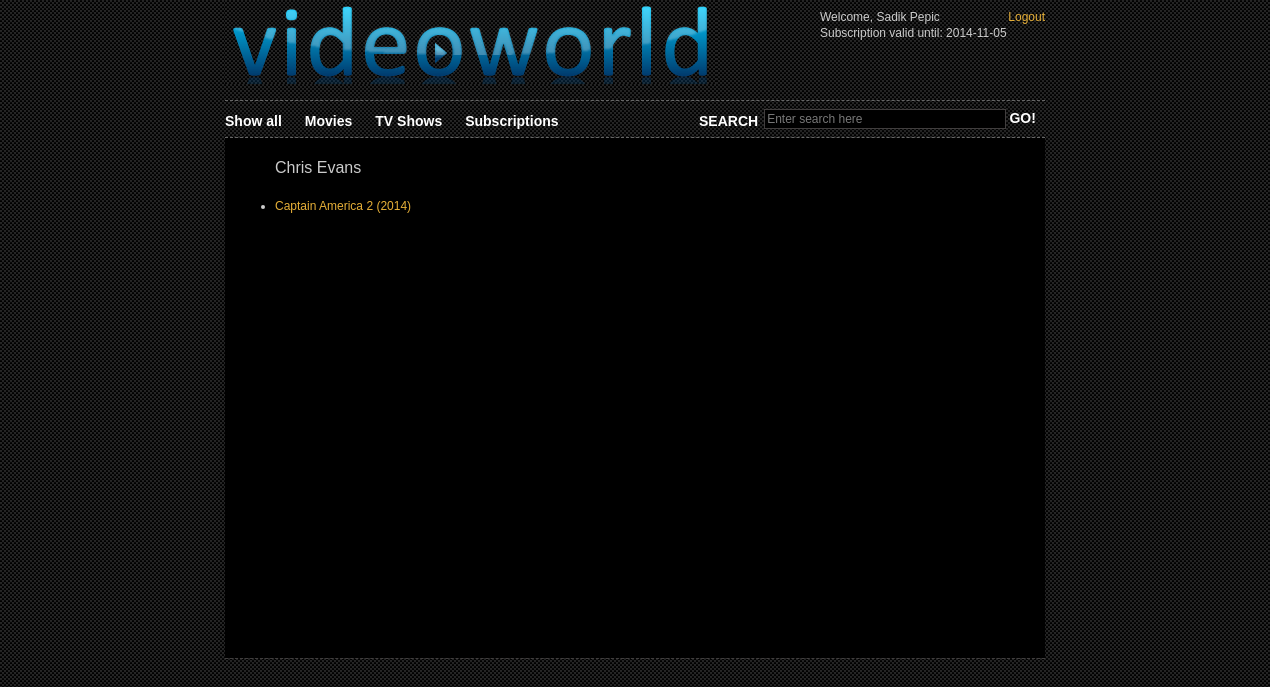
/index.php?page=actor&id=19 (signed in), run on the app's committed database.
### tables this page shows
CREATE TABLE `customer` (
  `idcustomer` int(11) NOT NULL AUTO_INCREMENT,
  `first_name` varchar(45) DEFAULT NULL,
  `last_name` varchar(45) DEFAULT NULL,
  `username` varchar(45) DEFAULT NULL,
  `password` char(64) DEFAULT NULL,
  `email` varchar(45) DEFAULT NULL,
  `birthdate` date DEFAULT NULL,
  `active` tinyint(1) DEFAULT NULL,
  PRIMARY KEY (`idcustomer`)
);

CREATE TABLE `actor` (
  `idactor` int(11) NOT NULL AUTO_INCREMENT,
  `first_name` varchar(45) DEFAULT NULL,
  `last_name` varchar(45) DEFAULT NULL,
  PRIMARY KEY (`idactor`)
);

CREATE TABLE `actor_has_video` (
  `actor_idactor` int(11) NOT NULL,
  `video_idvideo` int(11) NOT NULL,
  PRIMARY KEY (`actor_idactor`,`video_idvideo`),
  KEY `fk_actor_has_video_video1_idx` (`video_idvideo`),
  KEY `fk_actor_has_video_actor1_idx` (`actor_idactor`),
  CONSTRAINT `fk_actor_has_video_actor1` FOREIGN KEY (`actor_idactor`) REFERENCES `actor` (`idactor`) ON DELETE NO ACTION ON UPDATE NO ACTION,
  CONSTRAINT `fk_actor_has_video_video1` FOREIGN KEY (`video_idvideo`) REFERENCES `video` (`idvideo`) ON DELETE NO ACTION ON UPDATE NO ACTION
);

CREATE TABLE `video` (
  `idvideo` int(11) NOT NULL AUTO_INCREMENT,
  `location_video` varchar(45) DEFAULT NULL,
  `location_videopreview` varchar(45) DEFAULT NULL,
  `location_videocover` varchar(45) DEFAULT NULL,
  `times_viewed` int(11) DEFAULT NULL,
  `title` varchar(45) DEFAULT NULL,
  `description` text,
  `release_year` year(4) DEFAULT NULL,
  `language` tinytext,
  `permit_age` tinyint(4) DEFAULT NULL,
  `duration` int(4) DEFAULT NULL,
  `hd` tinyint(1) DEFAULT NULL,
  PRIMARY KEY (`idvideo`)
);

### php/util/mysql.php (called while the page is built, shortened)
<?php
class MySQL
{
	private $db_host    = "localhost";
	private $db_user    = "root";
	private $db_pass    = "";
	private $db_dbname  = "videoworld";
	private $db_charset = "";
	public  $mysql_link      = 0;
	private $last_result;
	public function __construct($connect = true, $database = null, $server = null,
								$username = null, $password = null, $charset = null) {
		if ($database !== null) $this->db_dbname  = $database;
		if ($server   !== null) $this->db_host    = $server;
		if ($username !== null) $this->db_user    = $username;
		if ($password !== null) $this->db_pass    = $password;
	}
	public function Close() {
		$success = $this->Release();
		return $success;
	}
	public function IsConnected() {
		if (is_object($this->mysql_link)) {
			return true;
		} else {
			return false;
		}
	}
	public function Open($database = null, $server = null, $username = null,
						 $password = null, $charset = null, $pcon = false) {
		if ($pcon) {
			$this->mysql_link = @mysqli_pconnect(
				'p:' . $this->db_host, $this->db_user, $this->db_pass);
		} else {
			$this->mysql_link = @mysqli_connect (
				$this->db_host, $this->db_user, $this->db_pass);
		}
		if (! $this->IsConnected()) {
			$this->SetError();
			return false;
		} else {
			if (strlen($this->db_dbname) > 0) {
				if (strlen($this->db_charset) == 0) {
					if (! $this->SelectDatabase($this->db_dbname)) {
						return false;
					} else {
						return true;
					}
				}
			} else {
				return true;
			}
		}
	}
	public function Query($sql) {
		$this->last_result = @mysqli_query($this->mysql_link, $sql);
		if(! $this->last_result) {
			$this->active_row = -1;
			$this->SetError();
			return false;
		} else {
			if (strpos(strtolower($sql), "insert") === 0) {
				$this->last_insert_id = mysqli_insert_id($this->mysql_link);
				if ($this->last_insert_id === false) {
					$this->SetError();
					return false;
				} else {
					$numrows = 0;
					$this->active_row = -1;
					return $this->last_result;
				}
			} else if(strpos(strtolower($sql), "select") === 0) {
				$numrows = mysqli_field_count($this->mysql_link);
				if ($numrows > 0) {
					$this->active_row = 0;
				} else {
					$this->active_row = -1;
				}
				return $this->last_result;
			} else {
				return $this->last_result;
			}
		}
	}
	public function Release() {
		if (! $this->last_result) {
			$success = true;
		} else {
			$success = @mysqli_free_result($this->last_result);
		}
		return $success;
	}
	public function Row($optional_row_number = null) {
		$row = mysqli_fetch_object($this->last_result);
		if (! $row) {
			return false;
		} else {
			return $row;
		}
	}
	public function RowCount() {
		if (! $this->IsConnected()) {
			$this->SetError("No connection", -1);
			return false;
		} elseif (! $this->last_result) {
			$this->SetError("No query results exist", -1);
			return false;
		} else {
			$result = @mysqli_affected_rows($this->mysql_link);
			if (! $result) {
				$this->SetError();
				return false;
			} else {
				return $result;
			}
		}
	}
	public function SelectDatabase($database, $charset = "") {
		$return_value = true;
		if (! $charset) $charset = $this->db_charset;
		return $return_value;
	}
}
?>

### php/util/db_connector.php (called while the page is built)
<?php
require_once ('mysql.php');
$db_connection = new MySQL ( true, "videoworld", "localhost", "root", "" );
?>

### php/util/util.php (called while the page is built, shortened)
<?php
function user_has_valid_subscription_until($userid) {
	require ('db_connector.php');
	if (! $db_connection->Query ( "SELECT max(s.valid_until) as valid_until from subscription s
				WHERE s.customer_idcustomer = $userid" )) {
		echo "<p>Query Failed</p>";
	}
	$row = $db_connection->Row ();
	$dateUntil = $row->valid_until;
	if (! empty ( $dateUntil ) && ! is_null ( $dateUntil )) {
		return $dateUntil;
	} else {
		return NULL;
	}
}
function actorIdExists($id) {
	require ('db_connector.php');
	if (! $db_connection->Query ( "SELECT first_name FROM actor WHERE idactor = '$id'" )) {
		echo "<p>Query Failed</p>";
	}
	if ($db_connection->RowCount () > 0) {
		return true;
	} else {
		return false;
	}
}
?>

### php/pages/actor.php (the view)
<?php
if (empty ( $id ) || is_null ( $id ) || ! actorIdExists ( $id )) {
	showMessage ( "Actor does not exist.", 0 );
} else {
	if (! $db_connection->Query ( "SELECT idactor, first_name, last_name FROM actor where idactor = $id" )) {
		echo "<p>Query Failed</p>";
	}
	$rowName = $db_connection->Row ();
	if (! $db_connection->Query ( "SELECT ahv.video_idvideo, v.title, v.release_year FROM actor_has_video ahv JOIN video v on v.idvideo = ahv.video_idvideo where ahv.actor_idactor = $id order by v.release_year ASC" )) {
		echo "<p>Query Failed</p>";
	}
	echo "<div class='contentBox'>
       		<div class='titleBig'>" . $rowName->first_name . " " . $rowName->last_name . "</div>
			<div><ul>";
	while ( $rowMovies = $db_connection->Row () ) {
		echo "<li><a href=\"index.php?page=videoplay&id=$rowMovies->video_idvideo\">" . $rowMovies->title . " (" . $rowMovies->release_year . ")</a></li>";
	}
	echo "</ul></div></div></div>";
}
?>

### php/header.php (shortened to what this page needs)
<?php
echo "
	<div id='header'>
	<h1 id='logo'><a href='index.php'>VideoWorld</a></h1>
	";
if (! isset ( $_SESSION ['id'] )) {
	require ('web/html/templates/login.html');
} else {
	if (! $db_connection->Query ( "SELECT first_name, last_name FROM customer WHERE idcustomer='" . $_SESSION ['id'] . "'" )) {
		echo "<p>Query Failed</p>";
	}
	while ( $row = $db_connection->Row () ) {
		echo "<div id='login' class='loginHeight'>Welcome, $row->first_name $row->last_name<a href='index.php?page=logout' class='floatRight'>Logout</a><br>";
		if (subscription_is_valid ( user_has_valid_subscription_until ( $_SESSION ['id'] ) ) != 1) {
			$subscMessage = "No valid Subscription";
		} else {
			$subscMessage = "Subscription valid until: " . user_has_valid_subscription_until ( $_SESSION ['id'] );
		}
		echo $subscMessage . "</div>";
	}
}
echo "</div>";
?>

### web/css/style.css (style rules this page uses)
* { margin: 0; padding: 0; outline: 0; }
body { font-size: 12px; line-height: 1.3; font-family: Arial, Helvetica, Sans-Serif; color: #ccc; background: url('../images/body-bg.gif'); }
a { color: #e7b038; text-decoration: none; cursor: pointer; }
input,textarea,select { font-size: 12px; font-family: Arial, Helvetica, sans-serif; }
.contentBox { padding-left: 50px; padding-top: 20px; min-height: 500px; background-color: black; }
.floatRight { float: right; }
.titleBig { font-size: 16px; padding-bottom: 20px; }
.loginHeight { min-height: 80px; }
#header { position: relative; }
h1#logo { position: absolute; height: 84px; left: 0; width: 496px; }
h1#logo a { float: left; width: 496px; height: 84px; background: url('../images/logo.png') no-repeat 0 0; font-size: 0; line-height: 0; text-indent: -4000px; }
#login { float: right; clear: right; padding-top: 10px; padding-bottom: 10px; min-width: 225px; }
#sub-navigation { display: block; clear: right; border-top: 1px dashed #666; border-bottom: 1px dashed #666; padding: 8px 0; }
#sub-navigation ul { list-style: none; }
#sub-navigation ul li { float: left; display: inline; padding-right: 23px; }
#sub-navigation ul li a { font-size: 14px; font-weight: bold; color: #fff; line-height: 24px; text-decoration: none; }
#search { width: 346px; margin: 0 0 0 auto; }
#search label { float: left; display: inline; font-size: 14px; font-weight: bold; color: #fff; line-height: 24px; padding-right: 6px; }
#search .search-field { width: 238px; border: 1px solid #413e3e; background: #000; color: #787878; padding: 2px 0 2px 2px; }
#search .search-button { font-size: 14px; font-weight: bold; border: 0; background: none; color: #fff; cursor: pointer; }
#footer { padding: 15px 0 0 0; }
@media only screen and (max-width : 1400px) and (min-width :1200px) { * { margin: 0; padding: 0; outline: 0; } }
@media only screen and (max-width : 1400px) and (min-width :1200px) { body { font-size: 12px; line-height: 1.3; font-family: Arial, Helvetica, Sans-Serif; color: #ccc; background: url('../images/body-bg.gif'); } }
@media only screen and (max-width : 1400px) and (min-width :1200px) { a { color: #e7b038; text-decoration: none; cursor: pointer; } }
@media only screen and (max-width : 1400px) and (min-width :1200px) { input,textarea,select { font-size: 12px; font-family: Arial, Helvetica, sans-serif; } }
@media only screen and (max-width : 1400px) and (min-width :1200px) { #header { position: relative; } }
@media only screen and (max-width : 1400px) and (min-width :1200px) { h1#logo { position: absolute; height: 84px; left: 0; width: 496px; } }
@media only screen and (max-width : 1400px) and (min-width :1200px) { h1#logo a { float: left; width: 496px; height: 84px; background: url('../images/logo.png') no-repeat 0 0; font-size: 0; line-height: 0; text-indent: -4000px; } }
@media only screen and (max-width : 1400px) and (min-width :1200px) { #login { float: right; clear: right; padding-top: 10px; padding-bottom: 10px; min-width: 225px; } }
@media only screen and (max-width : 1400px) and (min-width :1200px) { #sub-navigation { display: block; clear: right; border-top: 1px dashed #666; border-bottom: 1px dashed #666; padding: 8px 0; } }
@media only screen and (max-width : 1400px) and (min-width :1200px) { #sub-navigation ul { list-style: none; } }
@media only screen and (max-width : 1400px) and (min-width :1200px) { #sub-navigation ul li { float: left; display: inline; padding-right: 23px; } }
@media only screen and (max-width : 1400px) and (min-width :1200px) { #sub-navigation ul li a { font-size: 14px; font-weight: bold; color: #fff; line-height: 24px; text-decoration: none; } }
@media only screen and (max-width : 1400px) and (min-width :1200px) { #search { width: 346px; margin: 0 0 0 auto; } }
@media only screen and (max-width : 1400px) and (min-width :1200px) { #search label { float: left; display: inline; font-size: 14px; font-weight: bold; color: #fff; line-height: 24px; padding-right: 6px; } }
@media only screen and (max-width : 1400px) and (min-width :1200px) { #search .search-field { width: 238px; border: 1px solid #413e3e; background: #000; color: #787878; padding: 2px 0 2px 2px; } }
@media only screen and (max-width : 1400px) and (min-width :1200px) { #search .search-button { font-size: 14px; font-weight: bold; border: 0; background: none; color: #fff; cursor: pointer; } }
@media only screen and (max-width : 1400px) and (min-width :1200px) { #footer { padding: 15px 0 0 0; } }

### data on the page
customer: first_name "Sadik", last_name "Pepic", subscMessage "Subscription valid until: 2014-11-05"
actor: first_name "Chris", last_name "Evans"
actor_has_video: video_idvideo.title "Captain America 2", video_idvideo.release_year "2014"
